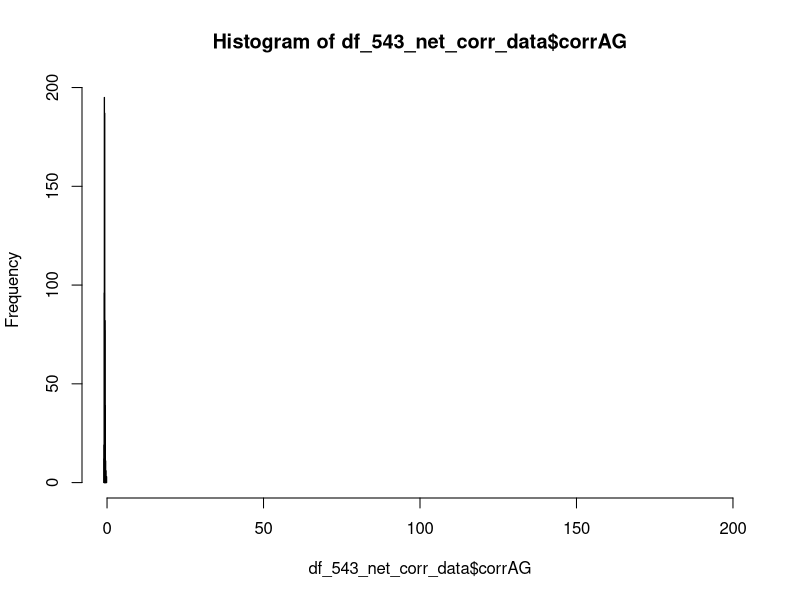
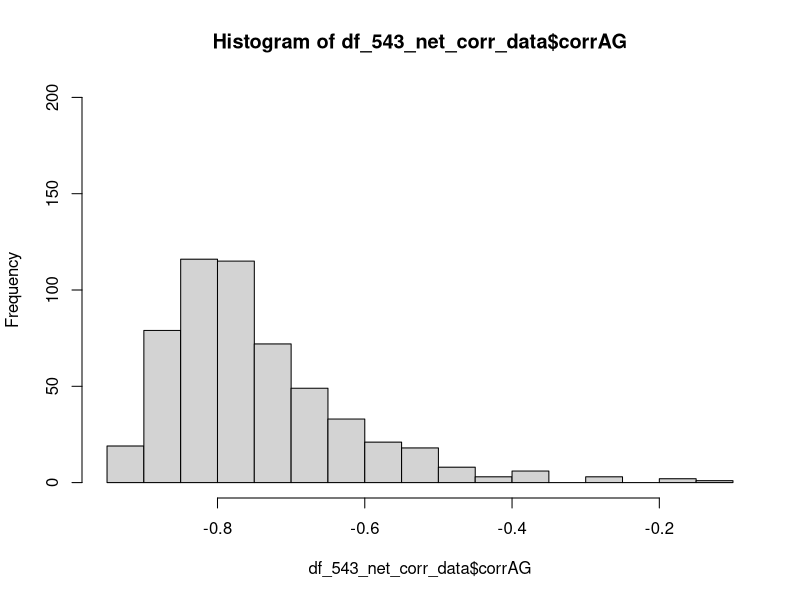
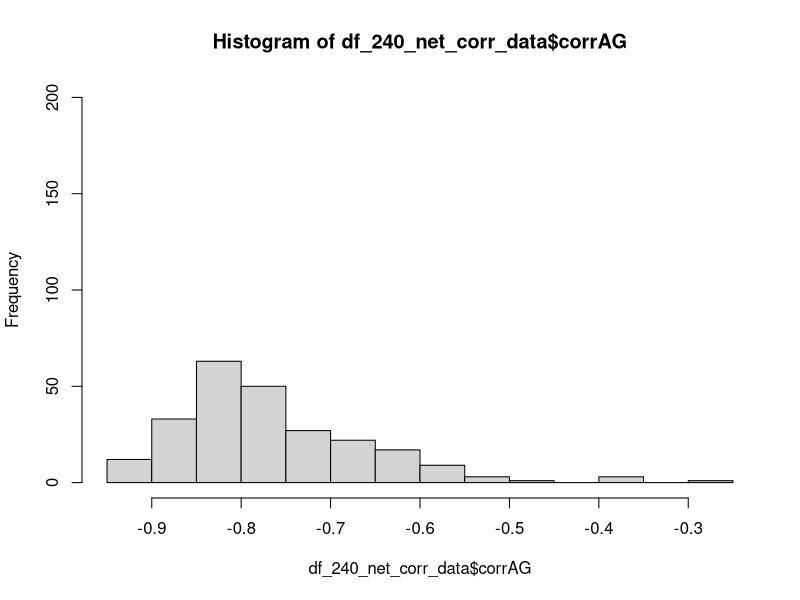
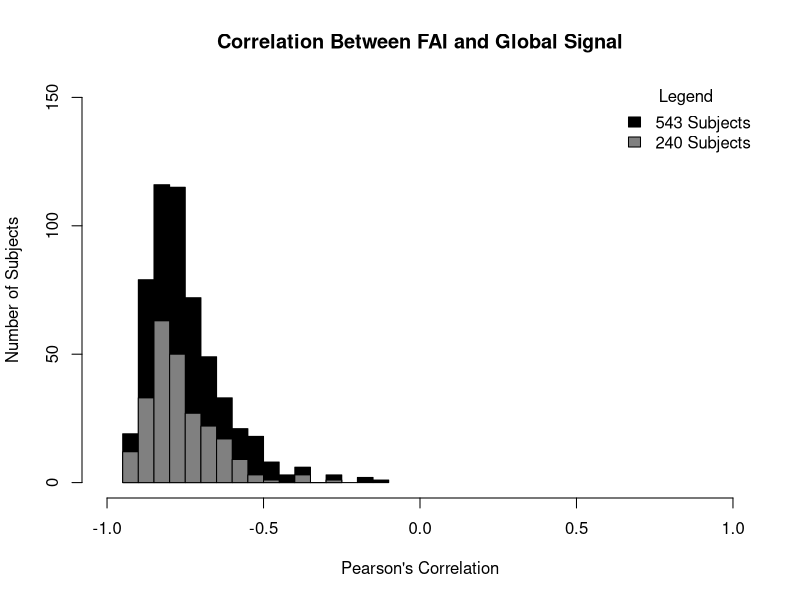

R code for these plots, in order: (Note: this script raises an error after producing the figures.)

df_543_net_corr_data <-read.csv("GlobalComponents_Corr_GlobalComponents_Fin.csv")
df_240_net_corr_data <- na.omit(df_543_net_corr_data)

# Now, combine your two dataframes into one.  
# First make a new column in each that will be 
# a variable to identify where they came from later.
df_543_net_corr_data$combined <- 'df_543'
df_240_net_corr_data$combined <- 'df_240'

# and combine into your new data frame vegLengths
new_histogram_data <- rbind(df_543_net_corr_data, df_240_net_corr_data)

#change to numeric

str(df_240_net_corr_data)
df_240_net_corr_data$corrAG <- as.numeric(as.character(df_240_net_corr_data$corrAG))
df_543_net_corr_data$corrAG <- as.numeric(as.character(df_543_net_corr_data$corrAG))

# Verify if the conversion worked
str(df_240_net_corr_data$corrAG)

df_240_net_corr_data$corrAG <- as.numeric(df_240_net_corr_data$corrAG)
df_543_net_corr_data$corrAG <- as.numeric(df_543_net_corr_data$corrAG)


ls()

set.seed(42)
hist(df_543_net_corr_data$corrAG, col=rgb(0,0,1,1/4), xlim=c(0,200))
hist(df_240_net_corr_data$corrAG, col=rgb(1,0,0,1/4), xlim=c(0,200), add = TRUE)


#trial 3

set.seed(42)
hist_543 <- hist(df_543_net_corr_data$corrAG, breaks = 20, ylim=c(0,200))                     # centered at 4
hist_240 <- hist(df_240_net_corr_data$corrAG, breaks = 20, ylim=c(0,200))                     # centered at 6
plot( hist_543, col=rgb(0,0,0,1), xlim=c(-1.0, 1.0), ylim=c(0,150), xlab = "Pearson's Correlation", ylab = "Number of Subjects", main = 'Correlation Between FAI and Global Signal')  # first histogram
plot( hist_240, col=rgb(1/2,1/2,1/2,1), xlim=c(-1.0, 1.0), ylim=c(0,150), xlab = "Pearson's Correlation", ylab = "Number of Subjects", main = 'Correlation Between FAI and Global Signal', add=T)  # second
legend("topright", legend = c("543 Subjects", "240 Subjects"), 
       fill = c(rgb(0, 0, 0, 1), col= rgb(1/2,1/2,1/2,1)), 
       title = "Legend", bty = "n")


#ggplot 
ggplot(new_histogram_data, aes(x = value , y = combined)) + 
geom_histogram(alpha = 0.5)
labs(title = "Arousal and Global Signal (543 and 240 Subjects)",
     x = "Correlation Values",
     y = "Number of Subjects")     


#Histograms for Correlation Between Heart Rate and FAI, and Between Heart Rate and Global Signal

net_arousal <- read.csv("GlobalComponents_Corr_GlobalComponents_Fin.csv")

df_net_arousal_cleaned <- net_arousal[!is.na(net_arousal$corrHA), ]

write.csv(df_net_arousal_cleaned, "filtered_240_net_arousal.csv", row.names = FALSE)


hist(df_net_arousal_cleaned$corrHA)

hist(df_net_arousal_cleaned$corrHA , xlim = c(-1.0, 1.0), ylim = c(0, 150), col=rgb(1/2,1/2,1/2,1), border = "black", breaks = 20, xlab = "Pearson's Correlation", ylab = "Number of Subjects", main = 'Correlation Between Heart Rate and FAI') 


hist(net_arousal$corrHG)

hist(df_net_arousal_cleaned$corrHG , xlim = c(-1.0, 1.0), ylim = c(0, 150), col=rgb(1/2,1/2,1/2,1), border = "black", breaks = 20, xlab = "Pearson's Correlation", ylab = "Number of Subjects", main = 'Correlation Between Heart Rate and Global Signal') 


